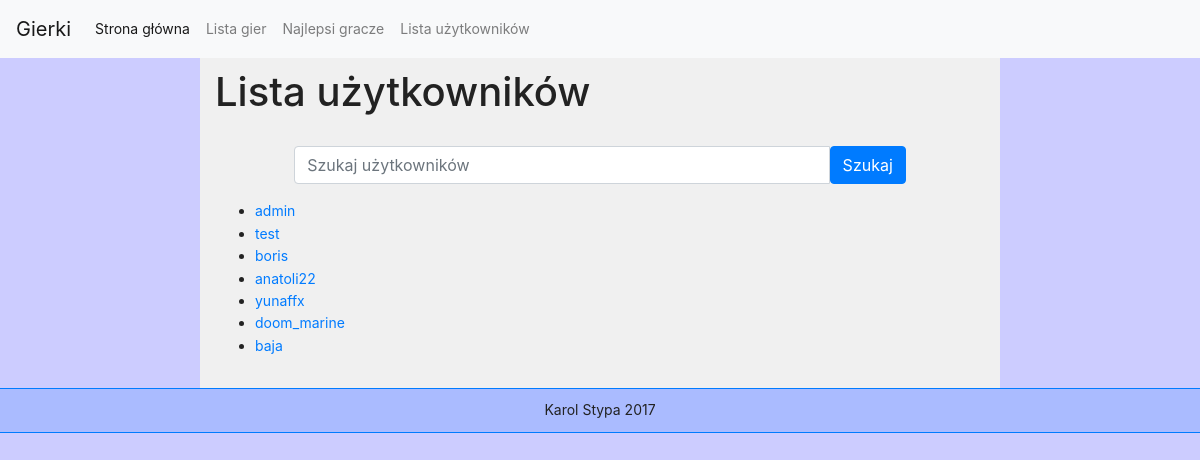
The app's page /userslist.php with its own data.
### tables this page shows
CREATE TABLE `users` (
  `id` int(11) NOT NULL,
  `login` varchar(255) NOT NULL,
  `password` varchar(255) NOT NULL,
  `email` varchar(255) NOT NULL,
  `group_id` int(11) NOT NULL,
  `registered` int(11) NOT NULL,
  `last_login` int(11) NOT NULL,
  `ip` varchar(15) NOT NULL
);

### userslist.php (the view, shortened to what this page needs)
<!DOCTYPE html>
<html>
	<head>
		<link rel="stylesheet" href="https://maxcdn.bootstrapcdn.com/bootstrap/4.0.0-beta.2/css/bootstrap.min.css">
		<link rel="stylesheet" href="./css/style.css">
	</head>
	<body>
		<?php
        include "navbar.php";
        $searchphrase = "";
        ?>
		<div class="container-fluid col-md-8 main">
			<h1>Lista użytkowników</h1><br>
            <form class="col-md-10 offset-md-1" action="userslist.php" method="GET">
                <div class="input-group mb-3">
                    <input type="text" class="form-control" name="username" placeholder="Szukaj użytkowników">
                    <div class="input-group-btn">
                        <button type="submit" class="btn btn-primary" name="action" value="search">Szukaj</button>
                    </div>
                </div>
            </form>
            <?php
            $userslist_select_query = "SELECT * FROM users WHERE login LIKE '%".$searchphrase."%';";
            $userslist_select_result = mysql_query($userslist_select_query);
            echo '<ul>';
            while($row = mysql_fetch_assoc($userslist_select_result)) {
                echo '<li><a href="profile.php?id='.$row['id'].'">'.$row['login'].'</a></li>';
            }
            echo '</ul>';
            ?>
    	</div>
	</body>
</html>

### css/style.css (style rules this page uses)
body { font-size: 14px; line-height: 1.6; background-color: #CCCCFF; color: #222222; height: 100%; min-height: 100%; }
.main { padding-top: 10px; background-color: #F0F0F0; padding-bottom: 15px; min-height: 100%; }
.footer { text-align: center; background-color: #AABBFF!important; padding: 10px; border-top: 1px solid #007BFF; border-bottom: 1px solid #007BFF; }

### records on screen
users: login "admin"
users: login "test"
users: login "boris"
users: login "anatoli22"
users: login "yunaffx"
users: login "doom_marine"
users: login "baja"
